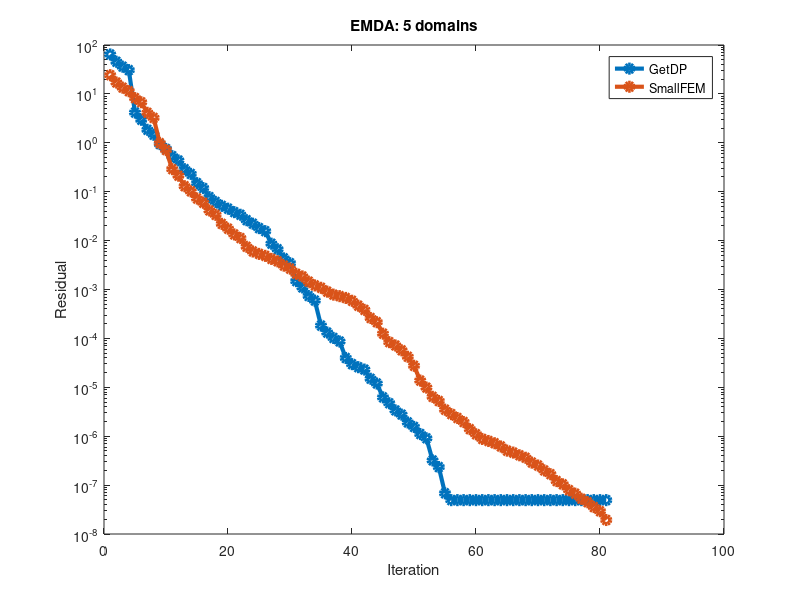

Here is the MATLAB script that generated this plot:
%%%%%%%%%%%%%%%%%%%%%%%
%% GetDP vs SmallFEM %%
%% EMDA: 5 domains   %%
%%%%%%%%%%%%%%%%%%%%%%%

clear all;
close all;

getdp = ...
    [
        6.407776753433e+01
        4.543136671499e+01
        3.603638365047e+01
        3.063365646846e+01
        4.155975825576e+00
        2.956632939015e+00
        1.845226786099e+00
        1.457788436524e+00
        9.420675212841e-01
        7.473320274171e-01
        5.334697251170e-01
        4.356826498807e-01
        2.892420336587e-01
        2.314261933333e-01
        1.495996700987e-01
        1.186575482940e-01
        7.742373522831e-02
        6.180667653854e-02
        5.140134642754e-02
        4.499086669270e-02
        3.822626205805e-02
        3.374372408587e-02
        2.617890354281e-02
        2.215733240171e-02
        1.800866291485e-02
        1.559215018658e-02
        8.645147045829e-03
        6.660512912020e-03
        4.333878110607e-03
        3.452788265020e-03
        1.482787953404e-03
        1.100895390342e-03
        7.376272221461e-04
        5.926419587536e-04
        1.826555895739e-04
        1.316849252255e-04
        1.021738721414e-04
        8.646363948453e-05
        3.979304828788e-05
        2.976542830583e-05
        2.578640839058e-05
        2.304749540852e-05
        1.495992493784e-05
        1.195114560895e-05
        6.221751633910e-06
        4.725704339779e-06
        3.372001874808e-06
        2.761517624517e-06
        1.910307107140e-06
        1.547700794124e-06
        1.106839249958e-06
        9.070903571895e-07
        3.197464360578e-07
        2.337597219961e-07
        6.796362218094e-08
        4.928248702285e-08
    ];

smallfem = ...
    [
        2.413007746393e+01
        1.709932292650e+01
        1.342535204750e+01
        1.136878652063e+01
        8.204191770609e+00
        6.752090119138e+00
        4.106586289342e+00
        3.234168674017e+00
        9.837857476513e-01
        7.117173531766e-01
        2.890830580676e-01
        2.125104289820e-01
        1.295628937720e-01
        1.015705081441e-01
        7.262236990780e-02
        5.939027828644e-02
        4.136617539928e-02
        3.362320378251e-02
        2.199227470658e-02
        1.752790662517e-02
        1.339228041726e-02
        1.125562741242e-02
        7.483188544199e-03
        5.989077142678e-03
        5.347472594413e-03
        4.875765016230e-03
        4.223050599303e-03
        3.766094273522e-03
        3.081456303723e-03
        2.672041761498e-03
        2.092713705976e-03
        1.852267665443e-03
        1.448929627727e-03
        1.212117000782e-03
        1.083559167536e-03
        9.046527255825e-04
        7.857296423134e-04
        7.316832488078e-04
        6.723126855321e-04
        5.878210692010e-04
        4.673986606711e-04
        3.829551249027e-04
        2.613557439414e-04
        2.146018399632e-04
        1.248808879560e-04
        8.388285509413e-05
        7.168838085252e-05
        5.702128041445e-05
        4.210791393883e-05
        2.755208925581e-05
        1.374385288055e-05
        9.855345135914e-06
        6.386168356111e-06
        5.243675944994e-06
        3.485835095086e-06
        2.831205268110e-06
        2.355930827269e-06
        1.951253922043e-06
        1.394337997304e-06
        1.095326556826e-06
        8.790086081321e-07
        7.977992185921e-07
        7.185041407055e-07
        6.164066722779e-07
        5.068177910929e-07
        4.623430644751e-07
        4.074185465363e-07
        3.623577764552e-07
        2.887162600402e-07
        2.514820432572e-07
        1.998829676063e-07
        1.672386631256e-07
        1.209711557666e-07
        1.036093116572e-07
        7.869441904400e-08
        6.677252031975e-08
        5.251041115887e-08
        4.464736582025e-08
        3.560196732142e-08
        2.922086755817e-08
        1.933624799653e-08
    ];

it = [1:size(smallfem, 1)];

getdp(end:size(smallfem, 1)) = getdp(end);

semilogy(it, [getdp, smallfem], '-o', 'linewidth', 3);
legend({'GetDP', 'SmallFEM'});
title('EMDA: 5 domains');
xlabel('Iteration');
ylabel('Residual');

print('emda_dom_5.png');